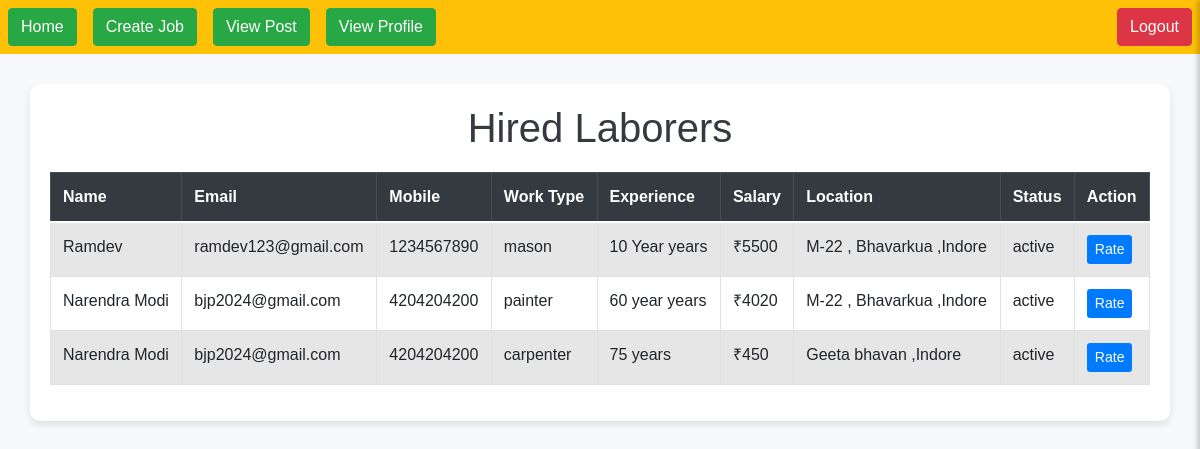
/client_/hiredLabour.php (signed in), run on the app's committed database.
### tables this page shows
CREATE TABLE `hires` (
  `hire_id` int(11) NOT NULL,
  `client_id` int(11) NOT NULL,
  `labour_id` int(11) NOT NULL,
  `hire_date` timestamp NOT NULL DEFAULT current_timestamp(),
  `status` enum('active','completed','cancelled') DEFAULT 'active'
);

CREATE TABLE `user` (
  `user_ID` int(11) NOT NULL,
  `user_name` varchar(20) NOT NULL,
  `email_id` varchar(30) NOT NULL,
  `password` varchar(100) NOT NULL,
  `mobile_no` bigint(20) NOT NULL,
  `date_created` timestamp NOT NULL DEFAULT current_timestamp() ON UPDATE current_timestamp(),
  `user_type` varchar(10) NOT NULL DEFAULT 'User'
);

CREATE TABLE `lab_post` (
  `l_post_ID` int(11) NOT NULL,
  `user_ID` int(11) NOT NULL,
  `workType` varchar(20) NOT NULL,
  `experience` varchar(11) NOT NULL,
  `salary` varchar(10) NOT NULL,
  `location` varchar(30) NOT NULL,
  `city` varchar(30) NOT NULL,
  `impath` varchar(200) NOT NULL
);

### client_/hiredLabour.php (the view, shortened to what this page needs)
<?php
include "../Shared/sqlconnection.php";
$client_id = $_SESSION['user_id'];
$query = "
SELECT h.hire_id, u.user_name, u.email_id, u.mobile_no, lp.workType, lp.experience, lp.salary, lp.location, h.status, h.labour_id
FROM hires h
JOIN user u ON h.labour_id = u.user_ID
JOIN lab_post lp ON h.labour_id = lp.user_ID
WHERE h.client_id = ?";
$stmt = $conn->prepare($query);
$stmt->bind_param("i", $client_id);
$stmt->execute();
$result = $stmt->get_result();
?>
<!DOCTYPE html>
<html lang="en">
<head>
    <link href="https://stackpath.bootstrapcdn.com/bootstrap/4.5.2/css/bootstrap.min.css" rel="stylesheet">
</head>
<body>
<div class="container">
    <h1 class="text-center">Hired Laborers</h1>
    <?php if ($result->num_rows > 0): ?>
        <table class="table table-bordered table-striped">
            <thead class="thead-dark">
                <tr>
                    <th>Name</th>
                    <th>Email</th>
                    <th>Mobile</th>
                    <th>Work Type</th>
                    <th>Experience</th>
                    <th>Salary</th>
                    <th>Location</th>
                    <th>Status</th>
                    <th>Action</th>
                </tr>
            </thead>
            <tbody>
                <?php while ($row = $result->fetch_assoc()): ?>
                    <tr>
                        <td><?= htmlspecialchars($row['user_name']) ?></td>
                        <td><?= htmlspecialchars($row['email_id']) ?></td>
                        <td><?= htmlspecialchars($row['mobile_no']) ?></td>
                        <td><?= htmlspecialchars($row['workType']) ?></td>
                        <td><?= htmlspecialchars($row['experience']) ?> years</td>
                        <td>₹<?= htmlspecialchars($row['salary']) ?></td>
                        <td><?= htmlspecialchars($row['location']) ?></td>
                        <td><?= htmlspecialchars($row['status']) ?></td>
                        <td>
                            <button type="button" class="btn btn-primary btn-sm" data-toggle="modal" data-target="#rateModal<?= $row['hire_id'] ?>">
                                Rate
                            </button>
                        </td>
                    </tr>
                <?php endwhile; ?>
            </tbody>
        </table>
    <?php else: ?>
        <div class="alert alert-warning text-center">No laborers hired.</div>
    <?php endif; ?>
</div>
</body>
</html>

### client_/hiredLabour.php (style rules this page uses)
body { background-color: #f8f9fa; font-family: Arial, sans-serif; }
.container { margin-top: 30px; padding: 20px; background-color: #ffffff; border-radius: 10px; box-shadow: 0 4px 8px rgba(0, 0, 0, 0.1); }
h1 { color: #343a40; margin-bottom: 20px; }
.table { margin-top: 20px; }
.thead-dark th { background-color: #343a40; color: #fff; }
.btn-primary { background-color: #007bff; border: none; }

### data on the page
hires: labour.user_name "Ramdev", labour.email_id "ramdev123@gmail.com", labour.mobile_no "1234567890", lab_post.workType "mason", lab_post.experience "10 Year", lab_post.salary "5500", lab_post.location "M-22 , Bhavarkua ,Indore", status "active"
hires: labour.user_name "Narendra Modi", labour.email_id "bjp2024@gmail.com", labour.mobile_no "4204204200", lab_post.workType "painter", lab_post.experience "60 year", lab_post.salary "4020", lab_post.location "M-22 , Bhavarkua ,Indore", status "active", lab_post.workType "carpenter", lab_post.experience "75", lab_post.salary "450", lab_post.location "Geeta bhavan ,Indore"
